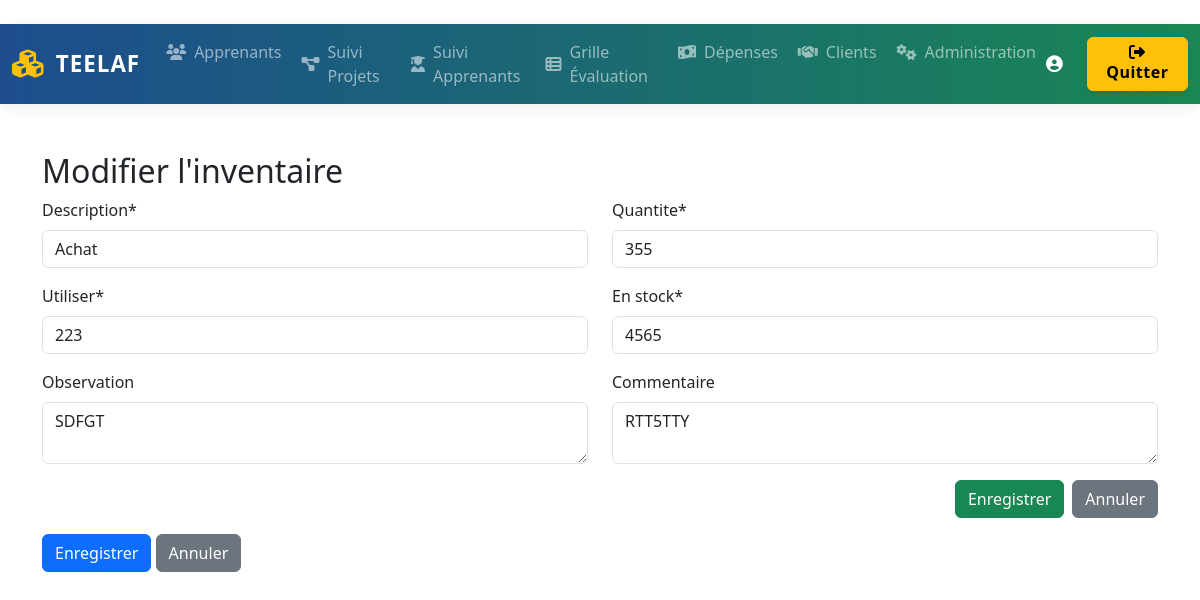
Screenshot of /Suivi_projects/inventaire/modifier/2/ with the database file from the repository.
### teelaf/Suivi_projects/models.py (models this page shows, shortened)
class SuiviInventaire(models.Model):
    Description = models.CharField(max_length=255)
    Quantite = models.PositiveIntegerField()
    Utiliser = models.PositiveIntegerField()
    En_stock = models.PositiveIntegerField()
    Observation = models.TextField(blank=True, null=True)
    Commentaire = models.TextField(blank=True, null=True)

### teelaf/Suivi_projects/views.py (the view)
# urls.py: path('inventaire/modifier/<int:pk>/', views.modifier_inventaire, name='modifier_inventaire'),
def modifier_inventaire(request, pk):
    inventaire = get_object_or_404(SuiviInventaire, pk=pk)
    if request.method == 'POST':
        form = SuiviInventaireForm(request.POST, instance=inventaire)
        if form.is_valid():
            form.save()
            messages.success(request, "Inventaire modifié avec succès.")
            return redirect('suivi_projects_main')
    else:
        form = SuiviInventaireForm(instance=inventaire)
    return render(request, 'Suivi_projects/modifier_inventaire.html', {'form': form, 'inventaire': inventaire})

### teelaf/templates/Suivi_projects/modifier_inventaire.html (shortened to what this page needs)
{% extends 'base.html' %}
{% load crispy_forms_tags %}
{% block content %}
<h2>Modifier l'inventaire</h2>
<form method="post">
    {% crispy form %}
    <button type="submit" class="btn btn-primary">Enregistrer</button>
    <a href="{% url 'suivi_projects_main' %}" class="btn btn-secondary">Annuler</a>
</form>
{% endblock %}

### rows the page displays
SuiviInventaire: Description "Achat", Quantite "355", Utiliser "223", En_stock "4565", Observation "SDFGT", Commentaire "RTT5TTY"
